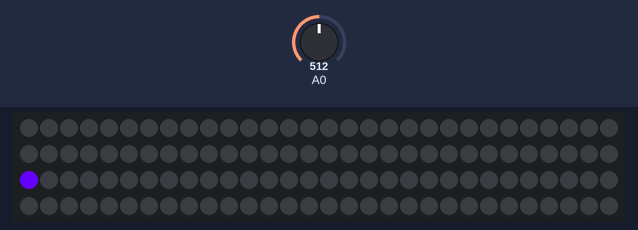
This sketch was run on a simulated Arduino Uno, built with avr-gcc and run on an emulated ATmega328P. Shown: 120 RGB LEDs in strip order, left to right, continuing on the next row. Inputs (shaded band) come from the test bench; at power-on: A0 = 512. What the sketch prints to the serial monitor is not drawn.

Above: at 0.05 s.
At 0.72 s:
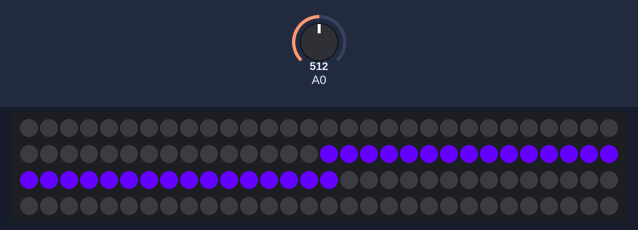
At 1.39 s:
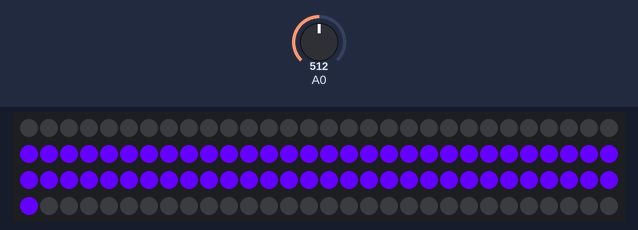
At 2.06 s:
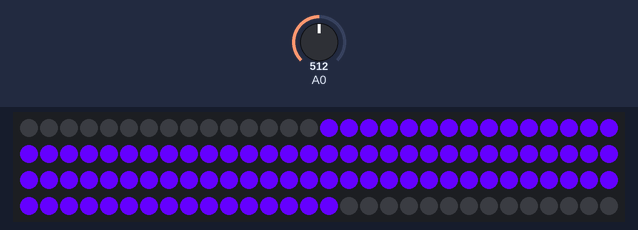
At 2.7 s:
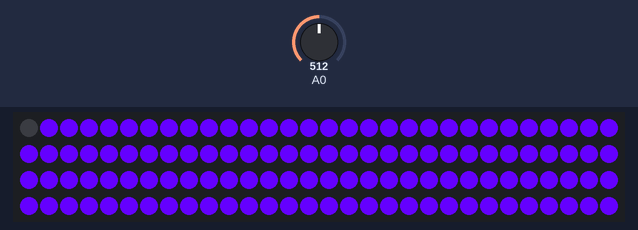

The sketch:

TestFilePrototype.ino
```cpp
//NOTE:-ADJUST/SET BY POTENTIOMETER OF SOUND SENSOR IF LESS NUMBER OF PATTERN OBSERVE

#include <FastLED.h>

int r=100;
int g=0;
int b=255;

#define LED_PIN     3            //CONNECT DATA PIN OF PIXEL WITH 5 NUMBER PIN OF ARDUINO
#define NUM_LEDS    120          //CHANGE THE VALUE IF YOU WANT TO USE DIFFRENT NUMBER OF LED IN YOUR STRIP,HERE IN MY STRIP NUMBER OF LED IS 60 SO I SET IT 60.

CRGB leds[NUM_LEDS];
CRGB led[NUM_LEDS];
int s=0;

void setup() {

  FastLED.addLeds<WS2812, LED_PIN, GRB>(leds, NUM_LEDS);
  for (int i = NUM_LEDS/2; i >= 0; i--)
  {
     leds[i] = CRGB (r,g,b);
     leds[NUM_LEDS-i] = CRGB (r,g,b);
     delay(40);
    FastLED.show();
  }
  Serial.begin(9600);
  pinMode(A0,INPUT);

}
void loop()
{
  s=analogRead(A0);
  s=s*2;
  Serial.println(s);
 // Serial.println(s);
 // delay(50);
  if((s>=600)&&(s<=700))
  {
    leds[(NUM_LEDS/2)-1]=CRGB (0, 0, 255);
    leds[NUM_LEDS/2]=CRGB (0, 0, 255);
  }
  else if((s>=701)&&(s<=800))
  {
    leds[(NUM_LEDS/2)-1]=CRGB (153, 153, 0);
    leds[NUM_LEDS/2]=CRGB (153, 153, 0);
  }
  else if((s>=801)&&(s<=900))
   {
     leds[(NUM_LEDS/2)-1]=CRGB (255, 50, 255);
    leds[NUM_LEDS/2]=CRGB (255, 50, 255);
   }
   else if((s>=901)&&(s<=1000))
  {
    leds[(NUM_LEDS/2)-1]=CRGB (10, 25, 217);
    leds[NUM_LEDS/2]=CRGB (10, 25, 217);
  }

    else if((s>=1001)&&(s<=1100))
   {
     leds[(NUM_LEDS/2)-1]=CRGB (50, 50, 150);
    leds[NUM_LEDS/2]=CRGB (50, 50, 150);
   }
   else if((s>=1101)&&(s<=1200))
   {
     leds[(NUM_LEDS/2)-1]=CRGB (230, 0, 10);
    leds[NUM_LEDS/2]=CRGB (230, 0, 10);
   }
    else
    {
      leds[(NUM_LEDS/2)-1] = CRGB ( r,s-100,b);
      leds[NUM_LEDS/2] = CRGB ( r,s-100,b);
    }
      for (int i = 0; i <= ((NUM_LEDS/2)-2); i++)
    {
      leds[i] = leds[i+1];
      leds[NUM_LEDS-1-i] = leds[(NUM_LEDS)-i-2];

    }
  FastLED.show();
  delay(25);

}
```
